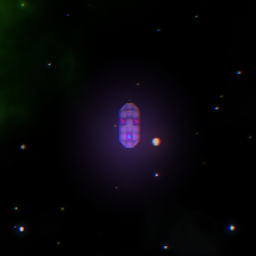
#> input picture assets/quests/mission01Quests/quest_cursedcargo.png, 256 x 256 px, given in place of mission01Quests, which was not available
$ python atlas.py ../../assets/quests/mission01Quests
#> lines starting #> are read from the running program, lines starting #| are printed output that depends on the picture; pictures that were not available may be replaced by others from this repository, and a replacement may not be noted
#!/usr/bin/env python3
"""
PNG Atlas Generator
Combines multiple PNG images into a single texture atlas and generates UV coordinates.
"""

import os
import math
from PIL import Image
from typing import List, Tuple, NamedTuple
import argparse

class Rectangle(NamedTuple):
    x: int
    y: int
    width: int
    height: int

class ImageInfo(NamedTuple):
    filename: str
    image: Image.Image
    width: int
    height: int

class AtlasNode:
    def __init__(self, x: int, y: int, width: int, height: int):
        self.x = x
        self.y = y
        self.width = width
        self.height = height
        self.used = False
        self.right = None
        self.down = None

    def insert(self, width: int, height: int) -> 'AtlasNode':
        if self.used:
            # Try inserting into right or down child
            if self.right:
                node = self.right.insert(width, height)
                if node:
                    return node
            if self.down:
                return self.down.insert(width, height)
            return None

        # If this node is too small, return None
        if width > self.width or height > self.height:
            return None

        # If perfect fit, mark as used and return
        if width == self.width and height == self.height:
            self.used = True
            return self

        # Split the node
        self.used = True

        # Decide which way to split
        dw = self.width - width
        dh = self.height - height

        if dw > dh:
            # Split vertically
            self.right = AtlasNode(self.x + width, self.y, dw, height)
            self.down = AtlasNode(self.x, self.y + height, self.width, dh)
        else:
            # Split horizontally
            self.right = AtlasNode(self.x + width, self.y, dw, self.height)
            self.down = AtlasNode(self.x, self.y + height, width, dh)

        return self

def load_images(image_paths: List[str]) -> List[ImageInfo]:
    """Load and validate PNG images."""
    images = []
    for path in image_paths:
        if not os.path.exists(path):
            print(f"Warning: File {path} not found, skipping...")
            continue

        try:
            img = Image.open(path).convert("RGBA")
            filename = os.path.basename(path)
            images.append(ImageInfo(filename, img, img.width, img.height))
            print(f"Loaded: {filename} ({img.width}x{img.height})")
        except Exception as e:
            print(f"Error loading {path}: {e}")

    return images

def calculate_atlas_size(images: List[ImageInfo]) -> Tuple[int, int]:
    """Calculate initial atlas size based on total area and dimensions."""
    total_area = sum(img.width * img.height for img in images)

    # Add some padding (15% extra space)
    total_area = int(total_area * 1.15)

    # Get max dimensions to ensure we can fit the largest image
    max_width = max(img.width for img in images)
    max_height = max(img.height for img in images)

    # Start with a more rectangular approach
    # Try to make width larger than height for better packing
    aspect_ratio = 1.5  # Width will be 1.5x height initially
    height = int(math.sqrt(total_area / aspect_ratio))
    width = int(total_area / height)

    # Ensure we can fit the largest images
    width = max(width, max_width)
    height = max(height, max_height)

    # Round up to nearest power of 2 for better GPU compatibility
    width = 2 ** math.ceil(math.log2(width))
    height = 2 ** math.ceil(math.log2(height))

    return width, height

def create_atlas(images: List[ImageInfo], padding: int = 2) -> Tuple[Image.Image, List[Tuple[str, Rectangle]]]:
    """Create texture atlas using bin packing algorithm."""
    if not images:
        raise ValueError("No images to process")

    # Sort images by height (descending) for better packing
    sorted_images = sorted(images, key=lambda x: x.height, reverse=True)

    # Calculate initial atlas size
    atlas_width, atlas_height = calculate_atlas_size(images)

    # Try packing with increasing atlas sizes until successful
    max_attempts = 5
    for attempt in range(max_attempts):
        print(f"Attempting atlas size: {atlas_width}x{atlas_height}")

        root = AtlasNode(0, 0, atlas_width, atlas_height)
        placements = []
        failed = False

        for img_info in sorted_images:
            # Add padding to dimensions
            padded_width = img_info.width + padding * 2
            padded_height = img_info.height + padding * 2

            node = root.insert(padded_width, padded_height)
            if node is None:
                print(f"Failed to place {img_info.filename}")
                failed = True
                break

            # Store placement (accounting for padding)
            rect = Rectangle(
                node.x + padding,
                node.y + padding,
                img_info.width,
                img_info.height
            )
            placements.append((img_info.filename, rect))

        if not failed:
            break

        # Increase atlas size for next attempt
        # Try increasing width first, then height
        if attempt % 2 == 0:
            atlas_width *= 2
        else:
            atlas_height *= 2

    if failed:
        raise RuntimeError("Could not fit all images in atlas")

    # Create the atlas image
    atlas = Image.new("RGBA", (atlas_width, atlas_height), (0, 0, 0, 0))

    # Place images in atlas
    image_dict = {img.filename: img.image for img in images}
    final_placements = []

    for filename, rect in placements:
        img = image_dict[filename]
        atlas.paste(img, (rect.x, rect.y))
        final_placements.append((filename, rect))
        print(f"Placed {filename} at ({rect.x}, {rect.y})")

    return atlas, final_placements

def trim_atlas_to_used_area(atlas: Image.Image, placements: List[Tuple[str, Rectangle]]) -> Tuple[Image.Image, int, int]:
    """Trim atlas to only the used area and return new dimensions."""
    if not placements:
        return atlas, atlas.width, atlas.height

    # Find the actual bounds of all placed images
    min_x = min(rect.x for _, rect in placements)
    min_y = min(rect.y for _, rect in placements)
    max_x = max(rect.x + rect.width for _, rect in placements)
    max_y = max(rect.y + rect.height for _, rect in placements)

    # Add a small border
    border = 2
    actual_width = max_x - min_x + border * 2
    actual_height = max_y - min_y + border * 2

    # Make sure dimensions are even numbers (good for compression)
    actual_width = (actual_width + 1) // 2 * 2
    actual_height = (actual_height + 1) // 2 * 2

    # Crop the atlas to the used area
    crop_box = (min_x - border, min_y - border, min_x - border + actual_width, min_y - border + actual_height)
    trimmed_atlas = atlas.crop(crop_box)

    print(f"Trimmed atlas from {atlas.width}x{atlas.height} to {actual_width}x{actual_height}")

    return trimmed_atlas, actual_width, actual_height

def update_placements_for_trim(placements: List[Tuple[str, Rectangle]], offset_x: int, offset_y: int) -> List[Tuple[str, Rectangle]]:
    """Update placement coordinates after trimming the atlas."""
    updated_placements = []

    for filename, rect in placements:
        # Adjust coordinates by the trim offset
        new_rect = Rectangle(
            rect.x - offset_x,
            rect.y - offset_y,
            rect.width,
            rect.height
        )
        updated_placements.append((filename, new_rect))

    return updated_placements

def generate_uv_coordinates(placements: List[Tuple[str, Rectangle]], atlas_width: int, atlas_height: int) -> str:
    """Generate UV coordinates text file content."""
    lines = []
    lines.append("# Texture Atlas UV Coordinates")
    lines.append(f"# Atlas Size: {atlas_width}x{atlas_height}")
    lines.append("# Format: filename x y width height u_min v_min u_max v_max")
    lines.append("")

    for filename, rect in placements:
        # Calculate UV coordinates (0.0 to 1.0)
        u_min = rect.x / atlas_width
        v_min = rect.y / atlas_height
        u_max = (rect.x + rect.width) / atlas_width
        v_max = (rect.y + rect.height) / atlas_height

        line = f"{filename} {rect.x} {rect.y} {rect.width} {rect.height} {u_min:.6f} {v_min:.6f} {u_max:.6f} {v_max:.6f}"
        lines.append(line)

    return "\n".join(lines)

def main():
    parser = argparse.ArgumentParser(description="Combine PNG images into a texture atlas")
    parser.add_argument("images", nargs="+", help="PNG image files to combine")
    parser.add_argument("-o", "--output", default="atlas", help="Output filename prefix (default: atlas)")
    parser.add_argument("-p", "--padding", type=int, default=2, help="Padding between images (default: 2)")

    args = parser.parse_args()

    try:
        # Load images
        print("Loading images...")
        images = load_images(args.images)
#> in load_images, img is the input picture: PIL image 256x256 RGBA; mean R, G, B, A 6.2, 5.7, 8.5, 255
#| Loaded: mission01Quests (256x256)
#> images = 1 item

        if not images:
            print("No valid images found!")
            return

        # Create atlas
        print("\nCreating atlas...")
        atlas, placements = create_atlas(images, args.padding)
#> in calculate_atlas_size, `total_area = sum(img.width * img.height for img in images)`: total_area = 65536
#> in calculate_atlas_size, `total_area = int(total_area * 1.15)`: total_area = 75366
#> in calculate_atlas_size, `max_width = max(img.width for img in images)`: max_width = 256
#> in calculate_atlas_size, `height = int(math.sqrt(total_area / aspect_ratio))`: height = 224
#> in calculate_atlas_size, `width = int(total_area / height)`: width = 336
#> in calculate_atlas_size, `height = max(height, max_height)`: height = 256
#> in calculate_atlas_size, `width = 2 ** math.ceil(math.log2(width))`: width = 512
#> in create_atlas, `atlas_width, atlas_height = calculate_atlas_size(images)`: atlas_height = 256
#> the loop in create_atlas, `for attempt in range(max_attempts):` made 3 passes
#> atlas_width on pass 1: 1024
#> atlas_height on pass 2: 512
#| Attempting atlas size: 512x256
#| Attempting atlas size: 1024x256
#| Attempting atlas size: 1024x512
#> after the loop in create_atlas, `for attempt in range(max_attempts):`: atlas_height = 512; atlas_width = 1024
#> in create_atlas, `atlas = Image.new("RGBA", (atlas_width, atlas_height), (0, 0, 0, 0))`: atlas: PIL image 1024x512 RGBA; every value is 0
#> in create_atlas, `image_dict = {img.filename: img.image for img in images}`: image_dict = 1 item
#> the loop in create_atlas, `for filename, rect in placements:` made 1 pass
#> (filename, rect) on pass 1: ('mission01Quests', (2, 2, 256, 256))
#| Placed mission01Quests at (2, 2)
#> after the loop in create_atlas, `for filename, rect in placements:`:
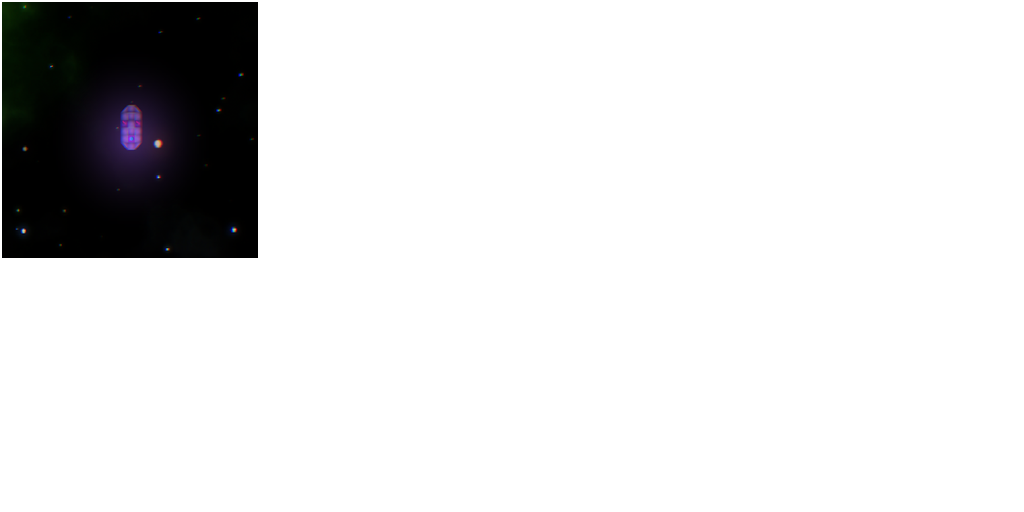
#> atlas: PIL image 1024x512 RGBA; mean R, G, B, A 0.8, 0.7, 1.1, 31.9; transparent parts drawn white
#> after the loop in create_atlas, `for filename, rect in placements:`: final_placements = [('mission01Quests', (2, 2, 256, 256))]
#> placements = [('mission01Quests', (2, 2, 256, 256))]

        # Trim atlas to actual used size
        print("Trimming atlas to used area...")

        # Calculate trim offset
        min_x = min(rect.x for _, rect in placements) - 2  # Account for border
#> min_x = 0
        min_y = min(rect.y for _, rect in placements) - 2
#> min_y = 0

        # Trim the atlas and get new dimensions
        trimmed_atlas, final_width, final_height = trim_atlas_to_used_area(atlas, placements)
#> in trim_atlas_to_used_area, `min_x = min(rect.x for _, rect in placements)`: min_x = 2
#> in trim_atlas_to_used_area, `max_x = max(rect.x + rect.width for _, rect in placements)`: max_x = 258
#> in trim_atlas_to_used_area, `actual_width = max_x - min_x + border * 2`: actual_width = 260
#> in trim_atlas_to_used_area, `crop_box = (min_x - border, min_y - border, min_x - border + actual_wi..`: crop_box = (0, 0, 260, 260)
#> in trim_atlas_to_used_area, `trimmed_atlas = atlas.crop(crop_box)`:
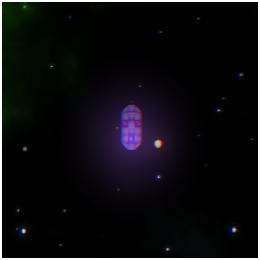
#> trimmed_atlas: PIL image 260x260 RGBA; mean R, G, B, A 6, 5.5, 8.2, 247.2; transparent parts drawn white
#| Trimmed atlas from 1024x512 to 260x260
#> final_width = 260; final_height = 260

        # Update placements for the trimmed atlas
        final_placements = update_placements_for_trim(placements, min_x, min_y)
#> the loop in update_placements_for_trim, `for filename, rect in placements:` made 1 pass
#> after the loop in update_placements_for_trim, `for filename, rect in placements:`: updated_placements = [('mission01Quests', (2, 2, 256, 256))]
#> final_placements = [('mission01Quests', (2, 2, 256, 256))]

        # Save atlas image
        atlas_filename = f"{args.output}.png"
        trimmed_atlas.save(atlas_filename, "PNG")
        print(f"\nAtlas saved as: {atlas_filename}")
        print(f"Final atlas size: {final_width}x{final_height}")
#| Final atlas size: 260x260

        # Generate and save UV coordinates
        uv_content = generate_uv_coordinates(final_placements, final_width, final_height)
#> the loop in generate_uv_coordinates, `for filename, rect in placements:` made 1 pass
#> (filename, rect, u_min, v_min, u_max, v_max) on pass 1: ('mission01Quests', (2, 2, 256, 256), 0.00769, 0.00769, 0.992, 0.992)
#> after the loop in generate_uv_coordinates, `for filename, rect in placements:`: lines = 5 items
        uv_filename = f"{args.output}_uv.txt"

        with open(uv_filename, "w") as f:
            f.write(uv_content)

        print(f"UV coordinates saved as: {uv_filename}")
        print(f"\nSuccessfully processed {len(final_placements)} images")
#| Successfully processed 1 images

    except Exception as e:
        print(f"Error: {e}")

if __name__ == "__main__":
    main()

# Basic usage
# python atlas_generator.py image1.png image2.png image3.png

# With custom output name and padding
# python atlas_generator.py -o my_atlas -p 4 *.png

# Process all PNGs in current directory
# python atlas.py *.png

$ run again, on assets/quests/mission01Quests/quest_rollblocks.png
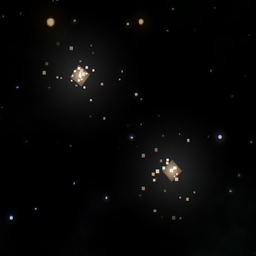
#> input picture assets/quests/mission01Quests/quest_rollblocks.png, 256 x 256 px, given in place of mission01Quests, which was not available
#> in load_images, img is the input picture: PIL image 256x256 RGBA; mean R, G, B, A 6.2, 6.2, 5.7, 255
#| Loaded: mission01Quests (256x256)
#> images = 1 item
#> in calculate_atlas_size, `total_area = sum(img.width * img.height for img in images)`: total_area = 65536
#> in calculate_atlas_size, `total_area = int(total_area * 1.15)`: total_area = 75366
#> max_width = 256
#> in calculate_atlas_size, `height = int(math.sqrt(total_area / aspect_ratio))`: height = 224
#> in calculate_atlas_size, `width = int(total_area / height)`: width = 336
#> in calculate_atlas_size, `height = max(height, max_height)`: height = 256
#> in calculate_atlas_size, `width = 2 ** math.ceil(math.log2(width))`: width = 512
#> in create_atlas, `atlas_width, atlas_height = calculate_atlas_size(images)`: atlas_height = 256
#> the loop in create_atlas, `for attempt in range(max_attempts):` made 3 passes
#> atlas_width on pass 1: 1024
#> (printed output is left out)
#> after the loop in create_atlas, `for attempt in range(max_attempts):`: atlas_height = 512; atlas_width = 1024
#> image_dict = 1 item
#> the loop in create_atlas, `for filename, rect in placements:` made 1 pass
#> (filename, rect) on pass 1: ('mission01Quests', (2, 2, 256, 256))
#> (printed output is left out)
#> after the loop in create_atlas, `for filename, rect in placements:`:
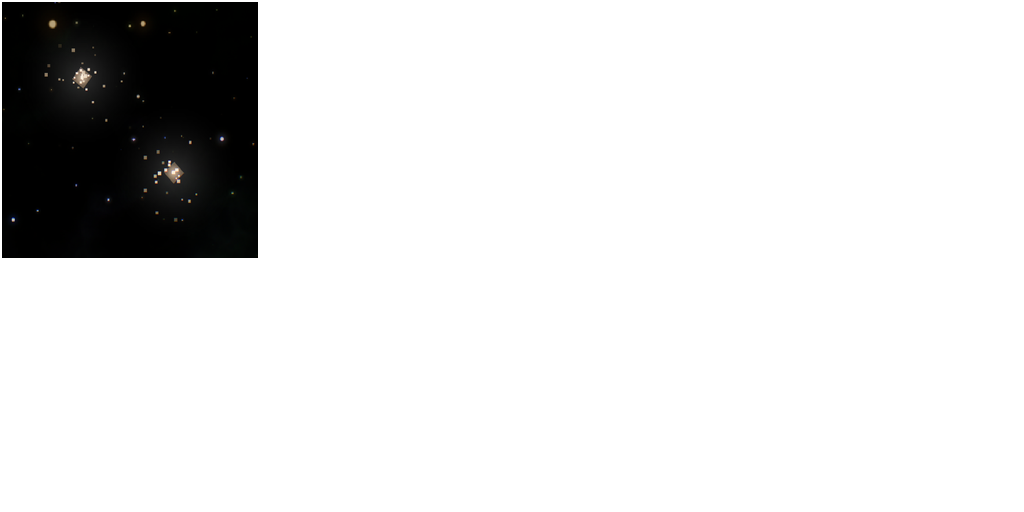
#> atlas: PIL image 1024x512 RGBA; mean R, G, B, A 0.8, 0.8, 0.7, 31.9; transparent parts drawn white
#> after the loop in create_atlas, `for filename, rect in placements:`: final_placements = [('mission01Quests', (2, 2, 256, 256))]
#> in main, `min_x = min(rect.x for _, rect in placements) - 2`: min_x = 0
#> in trim_atlas_to_used_area, `min_x = min(rect.x for _, rect in placements)`: min_x = 2
#> max_x = 258
#> actual_width = 260
#> crop_box = (0, 0, 260, 260)
#> in trim_atlas_to_used_area, `trimmed_atlas = atlas.crop(crop_box)`:
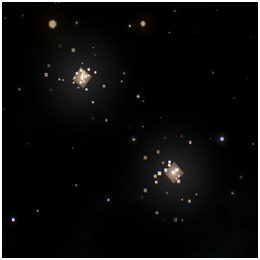
#> trimmed_atlas: PIL image 260x260 RGBA; mean R, G, B, A 6, 6, 5.5, 247.2; transparent parts drawn white
#| Trimmed atlas from 1024x512 to 260x260
#> final_width = 260
#> the loop in update_placements_for_trim, `for filename, rect in placements:` made 1 pass
#> after the loop in update_placements_for_trim, `for filename, rect in placements:`: updated_placements = [('mission01Quests', (2, 2, 256, 256))]
#| Final atlas size: 260x260
#> the loop in generate_uv_coordinates, `for filename, rect in placements:` made 1 pass
#> (filename, rect, u_min, v_min, u_max, v_max) on pass 1: ('mission01Quests', (2, 2, 256, 256), 0.00769, 0.00769, 0.992, 0.992)
#> after the loop in generate_uv_coordinates, `for filename, rect in placements:`: lines = 5 items
#| Successfully processed 1 images
